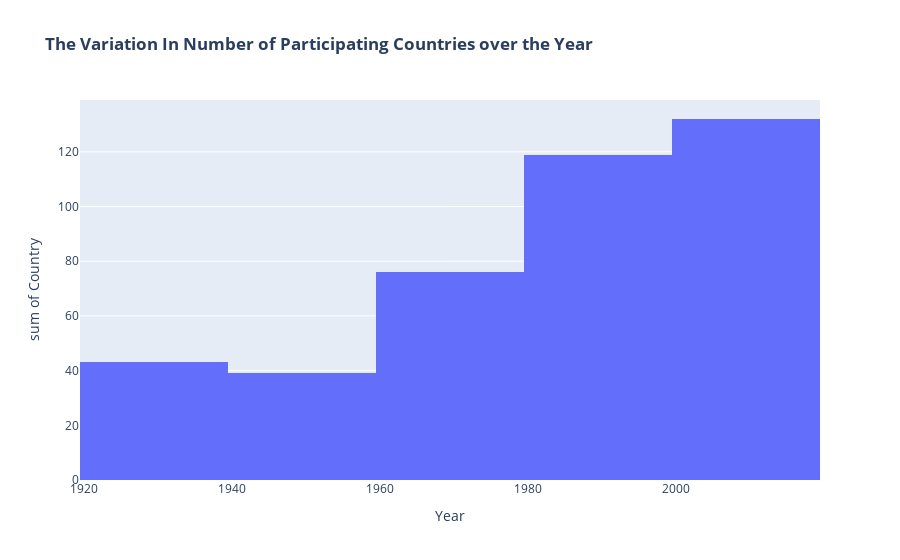

Source (notebook cell):
### Code cell
fig=px.histogram(country_joined,x='Year',y='Country',title="<b>The Variation In Number of Participating Countries over the Year<b>")
fig.show()

### Figure 1 — Plotly figure (JSON) as saved in the notebook; plotly's stock layout.template omitted (floating-point values rounded to 4 significant figures)
{"data": [{"alignmentgroup": "True", "bingroup": "x", "histfunc": "sum", "hovertemplate": "Year=%{x}<br>sum of Country=%{y}<extra></extra>", "legendgroup": "", "marker": {"color": "#636efa", "pattern": {"shape": ""}}, "name": "", "offsetgroup": "", "orientation": "v", "showlegend": false, "type": "histogram", "x": [1924, 1928, 1932, 1936, 1948, 1952, 1956, 1960, 1964, 1968, 1972, 1976, 1980, 1984, 1988, 1992, 1994, 1998, 2002, 2006, 2010, 2014, 2018], "xaxis": "x", "y": [10, 12, 10, 11, 13, 13, 13, 14, 14, 15, 17, 16, 19, 17, 17, 20, 22, 24, 24, 26, 26, 26, 30], "yaxis": "y"}], "layout": {"barmode": "relative", "legend": {"tracegroupgap": 0}, "title": {"text": "<b>The Variation In Number of Participating Countries over the Year<b>"}, "xaxis": {"anchor": "y", "domain": [0, 1], "title": {"text": "Year"}}, "yaxis": {"anchor": "x", "domain": [0, 1], "title": {"text": "sum of Country"}}}}
